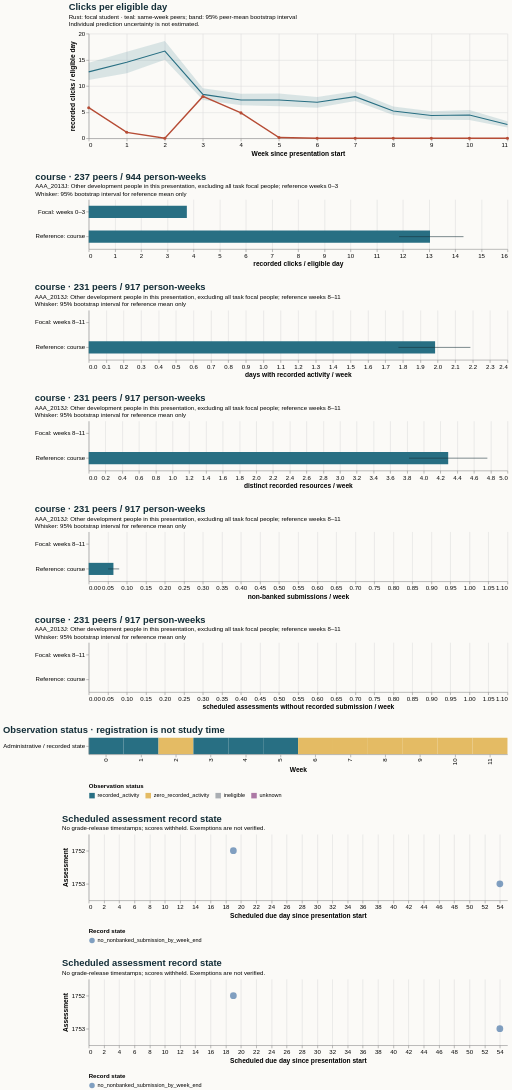

This figure's Vega-Lite source:
### Vega-Lite specification from a JSON file in a GitHub repository (floating-point values rounded to 4 significant figures)
{"$schema": "https://vega.github.io/schema/vega-lite/v5.20.1.json", "config": {"axis": {"labelFontSize": 11, "titleFontSize": 12}, "background": "#fbfaf7", "font": "sans-serif", "title": {"anchor": "start", "color": "#142e38", "fontSize": 17, "subtitleFontSize": 11}, "view": {"continuousHeight": 300, "continuousWidth": 300, "stroke": null}}, "datasets": {"data-02c883b23c8f991b24c7914dbec3bf14": [{"hi": null, "lo": null, "series": "Focal: weeks 8–11", "value": 0.0}, {"hi": 0.08009, "lo": 0.05087, "series": "Reference: course", "value": 0.06494}], "data-770ce5d87c1c8bea199b2664b3a9bcb9": [{"hi": null, "lo": null, "series": "Focal: weeks 8–11", "value": 0.0}, {"hi": 0.0, "lo": 0.0, "series": "Reference: course", "value": 0.0}], "data-a17a5022946fe1000d062ac0a7caebf1": [{"hi": null, "lo": null, "series": "Focal: weeks 8–11", "value": 0.0}, {"hi": 2.187, "lo": 1.775, "series": "Reference: course", "value": 1.985}], "data-bd7a044a8f39783feba48ba4d6f2c555": [{"as_of_day": 20, "assessment_id": 1752, "course": "AAA_2013J", "due_day": 19, "person_id": 268733, "score_status": "withheld_release_time_unknown", "state": "no_nonbanked_submission_by_week_end", "week": 2}, {"as_of_day": 55, "assessment_id": 1753, "course": "AAA_2013J", "due_day": 54, "person_id": 268733, "score_status": "withheld_release_time_unknown", "state": "no_nonbanked_submission_by_week_end", "week": 7}], "data-bf205f6285e8b68a2366a949a394b3f1": [{"hi": null, "lo": null, "series": "Focal: weeks 8–11", "value": 0.0}, {"hi": 4.76, "lo": 3.824, "series": "Reference: course", "value": 4.292}], "data-c316073de0fedec758b9fa40da92213d": [{"eligible_days": 7.0, "end_day": 6, "logging_completeness": "unknown", "observation_status": "recorded_activity", "row": "Administrative / recorded state", "score_status": "withheld_release_time_unknown", "start_day": 0, "value": 5.857, "week": 0}, {"eligible_days": 7.0, "end_day": 13, "logging_completeness": "unknown", "observation_status": "recorded_activity", "row": "Administrative / recorded state", "score_status": "withheld_release_time_unknown", "start_day": 7, "value": 1.143, "week": 1}, {"eligible_days": 7.0, "end_day": 20, "logging_completeness": "unknown", "observation_status": "zero_recorded_activity", "row": "Administrative / recorded state", "score_status": "withheld_release_time_unknown", "start_day": 14, "value": 0.0, "week": 2}, {"eligible_days": 7.0, "end_day": 27, "logging_completeness": "unknown", "observation_status": "recorded_activity", "row": "Administrative / recorded state", "score_status": "withheld_release_time_unknown", "start_day": 21, "value": 8.0, "week": 3}, {"eligible_days": 7.0, "end_day": 34, "logging_completeness": "unknown", "observation_status": "recorded_activity", "row": "Administrative / recorded state", "score_status": "withheld_release_time_unknown", "start_day": 28, "value": 4.857, "week": 4}, {"eligible_days": 7.0, "end_day": 41, "logging_completeness": "unknown", "observation_status": "recorded_activity", "row": "Administrative / recorded state", "score_status": "withheld_release_time_unknown", "start_day": 35, "value": 0.1429, "week": 5}, {"eligible_days": 7.0, "end_day": 48, "logging_completeness": "unknown", "observation_status": "zero_recorded_activity", "row": "Administrative / recorded state", "score_status": "withheld_release_time_unknown", "start_day": 42, "value": 0.0, "week": 6}, {"eligible_days": 7.0, "end_day": 55, "logging_completeness": "unknown", "observation_status": "zero_recorded_activity", "row": "Administrative / recorded state", "score_status": "withheld_release_time_unknown", "start_day": 49, "value": 0.0, "week": 7}, {"eligible_days": 7.0, "end_day": 62, "logging_completeness": "unknown", "observation_status": "zero_recorded_activity", "row": "Administrative / recorded state", "score_status": "withheld_release_time_unknown", "start_day": 56, "value": 0.0, "week": 8}, {"eligible_days": 7.0, "end_day": 69, "logging_completeness": "unknown", "observation_status": "zero_recorded_activity", "row": "Administrative / recorded state", "score_status": "withheld_release_time_unknown", "start_day": 63, "value": 0.0, "week": 9}, {"eligible_days": 7.0, "end_day": 76, "logging_completeness": "unknown", "observation_status": "zero_recorded_activity", "row": "Administrative / recorded state", "score_status": "withheld_release_time_unknown", "start_day": 70, "value": 0.0, "week": 10}, {"eligible_days": 7.0, "end_day": 83, "logging_completeness": "unknown", "observation_status": "zero_recorded_activity", "row": "Administrative / recorded state", "score_status": "withheld_release_time_unknown", "start_day": 77, "value": 0.0, "week": 11}], "data-da2fb3eaa91b3e9a2c81e2ef1ddee96a": [{"end_day": 6, "focal_value": 5.857, "peer_ci_high": 14.43, "peer_ci_low": 11.13, "peer_mean": 12.69, "peer_observations": 237, "peer_people": 237, "reference": "course", "unit": "recorded clicks / eligible day", "week": 0}, {"end_day": 13, "focal_value": 1.143, "peer_ci_high": 16.54, "peer_ci_low": 12.43, "peer_mean": 14.52, "peer_observations": 237, "peer_people": 237, "reference": "course", "unit": "recorded clicks / eligible day", "week": 1}, {"end_day": 20, "focal_value": 0.0, "peer_ci_high": 18.6, "peer_ci_low": 14.99, "peer_mean": 16.66, "peer_observations": 235, "peer_people": 235, "reference": "course", "unit": "recorded clicks / eligible day", "week": 2}, {"end_day": 27, "focal_value": 8.0, "peer_ci_high": 9.556, "peer_ci_low": 7.324, "peer_mean": 8.392, "peer_observations": 235, "peer_people": 235, "reference": "course", "unit": "recorded clicks / eligible day", "week": 3}, {"end_day": 34, "focal_value": 4.857, "peer_ci_high": 8.491, "peer_ci_low": 6.302, "peer_mean": 7.32, "peer_observations": 233, "peer_people": 233, "reference": "course", "unit": "recorded clicks / eligible day", "week": 4}, {"end_day": 41, "focal_value": 0.1429, "peer_ci_high": 8.553, "peer_ci_low": 6.124, "peer_mean": 7.327, "peer_observations": 232, "peer_people": 232, "reference": "course", "unit": "recorded clicks / eligible day", "week": 5}, {"end_day": 48, "focal_value": 0.0, "peer_ci_high": 7.871, "peer_ci_low": 5.823, "peer_mean": 6.876, "peer_observations": 232, "peer_people": 232, "reference": "course", "unit": "recorded clicks / eligible day", "week": 6}, {"end_day": 55, "focal_value": 0.0, "peer_ci_high": 8.992, "peer_ci_low": 7.102, "peer_mean": 7.954, "peer_observations": 232, "peer_people": 232, "reference": "course", "unit": "recorded clicks / eligible day", "week": 7}, {"end_day": 62, "focal_value": 0.0, "peer_ci_high": 6.093, "peer_ci_low": 4.447, "peer_mean": 5.221, "peer_observations": 231, "peer_people": 231, "reference": "course", "unit": "recorded clicks / eligible day", "week": 8}, {"end_day": 69, "focal_value": 0.0, "peer_ci_high": 5.178, "peer_ci_low": 3.565, "peer_mean": 4.344, "peer_observations": 230, "peer_people": 230, "reference": "course", "unit": "recorded clicks / eligible day", "week": 9}, {"end_day": 76, "focal_value": 0.0, "peer_ci_high": 5.418, "peer_ci_low": 3.501, "peer_mean": 4.438, "peer_observations": 229, "peer_people": 229, "reference": "course", "unit": "recorded clicks / eligible day", "week": 10}, {"end_day": 83, "focal_value": 0.0, "peer_ci_high": 3.249, "peer_ci_low": 2.071, "peer_mean": 2.636, "peer_observations": 227, "peer_people": 227, "reference": "course", "unit": "recorded clicks / eligible day", "week": 11}], "data-ec42d09924ba0c1c580ca3f4f554cb55": [{"hi": null, "lo": null, "series": "Focal: weeks 0–3", "value": 3.75}, {"hi": 14.32, "lo": 11.86, "series": "Reference: course", "value": 13.04}]}, "resolve": {"scale": {"color": "independent"}}, "spacing": 28, "vconcat": [{"data": {"name": "data-da2fb3eaa91b3e9a2c81e2ef1ddee96a"}, "height": 190, "layer": [{"encoding": {"x": {"axis": {"tickMinStep": 1}, "field": "week", "title": "Week since presentation start", "type": "quantitative"}, "y": {"field": "peer_ci_low", "scale": {"zero": true}, "title": "recorded clicks / eligible day", "type": "quantitative"}, "y2": {"field": "peer_ci_high"}}, "mark": {"color": "#286f83", "opacity": 0.16, "type": "area"}}, {"encoding": {"tooltip": [{"field": "week", "type": "quantitative"}, {"field": "peer_mean", "type": "quantitative"}, {"field": "peer_people", "type": "quantitative"}, {"field": "peer_observations", "type": "quantitative"}], "x": {"field": "week", "type": "quantitative"}, "y": {"field": "peer_mean", "type": "quantitative"}}, "mark": {"color": "#286f83", "strokeWidth": 2, "type": "line"}}, {"encoding": {"tooltip": [{"field": "week", "type": "quantitative"}, {"field": "focal_value", "type": "quantitative"}], "x": {"field": "week", "type": "quantitative"}, "y": {"field": "focal_value", "type": "quantitative"}}, "mark": {"color": "#b64c35", "point": {"color": "#b64c35"}, "strokeWidth": 2.5, "type": "line"}}], "title": {"subtitle": ["Rust: focal student · teal: same-week peers; band: 95% peer-mean bootstrap interval", "Individual prediction uncertainty is not estimated."], "text": "Clicks per eligible day"}, "width": 760}, {"data": {"name": "data-ec42d09924ba0c1c580ca3f4f554cb55"}, "height": 90, "layer": [{"encoding": {"x": {"field": "value", "scale": {"domain": [0, 15.04], "zero": true}, "title": "recorded clicks / eligible day", "type": "quantitative"}, "y": {"field": "series", "sort": null, "title": null, "type": "nominal"}}, "mark": {"color": "#286f83", "size": 22, "type": "bar"}}, {"encoding": {"x": {"field": "lo", "type": "quantitative"}, "x2": {"field": "hi"}, "y": {"field": "series", "sort": null, "title": null, "type": "nominal"}}, "mark": {"color": "#142e38", "type": "rule"}}], "title": {"subtitle": ["AAA_2013J: Other development people in this presentation, excluding all task focal people; reference weeks 0–3", "Whisker: 95% bootstrap interval for reference mean only"], "text": "course · 237 peers / 944 person-weeks"}, "width": 760}, {"data": {"name": "data-a17a5022946fe1000d062ac0a7caebf1"}, "height": 90, "layer": [{"encoding": {"x": {"field": "value", "scale": {"domain": [0, 2.297], "zero": true}, "title": "days with recorded activity / week", "type": "quantitative"}, "y": {"field": "series", "sort": null, "title": null, "type": "nominal"}}, "mark": {"color": "#286f83", "size": 22, "type": "bar"}}, {"encoding": {"x": {"field": "lo", "type": "quantitative"}, "x2": {"field": "hi"}, "y": {"field": "series", "sort": null, "title": null, "type": "nominal"}}, "mark": {"color": "#142e38", "type": "rule"}}], "title": {"subtitle": ["AAA_2013J: Other development people in this presentation, excluding all task focal people; reference weeks 8–11", "Whisker: 95% bootstrap interval for reference mean only"], "text": "course · 231 peers / 917 person-weeks"}, "width": 760}, {"data": {"name": "data-bf205f6285e8b68a2366a949a394b3f1"}, "height": 90, "layer": [{"encoding": {"x": {"field": "value", "scale": {"domain": [0, 4.998], "zero": true}, "title": "distinct recorded resources / week", "type": "quantitative"}, "y": {"field": "series", "sort": null, "title": null, "type": "nominal"}}, "mark": {"color": "#286f83", "size": 22, "type": "bar"}}, {"encoding": {"x": {"field": "lo", "type": "quantitative"}, "x2": {"field": "hi"}, "y": {"field": "series", "sort": null, "title": null, "type": "nominal"}}, "mark": {"color": "#142e38", "type": "rule"}}], "title": {"subtitle": ["AAA_2013J: Other development people in this presentation, excluding all task focal people; reference weeks 8–11", "Whisker: 95% bootstrap interval for reference mean only"], "text": "course · 231 peers / 917 person-weeks"}, "width": 760}, {"data": {"name": "data-02c883b23c8f991b24c7914dbec3bf14"}, "height": 90, "layer": [{"encoding": {"x": {"field": "value", "scale": {"domain": [0, 1.05], "zero": true}, "title": "non-banked submissions / week", "type": "quantitative"}, "y": {"field": "series", "sort": null, "title": null, "type": "nominal"}}, "mark": {"color": "#286f83", "size": 22, "type": "bar"}}, {"encoding": {"x": {"field": "lo", "type": "quantitative"}, "x2": {"field": "hi"}, "y": {"field": "series", "sort": null, "title": null, "type": "nominal"}}, "mark": {"color": "#142e38", "type": "rule"}}], "title": {"subtitle": ["AAA_2013J: Other development people in this presentation, excluding all task focal people; reference weeks 8–11", "Whisker: 95% bootstrap interval for reference mean only"], "text": "course · 231 peers / 917 person-weeks"}, "width": 760}, {"data": {"name": "data-770ce5d87c1c8bea199b2664b3a9bcb9"}, "height": 90, "layer": [{"encoding": {"x": {"field": "value", "scale": {"domain": [0, 1.05], "zero": true}, "title": "scheduled assessments without recorded submission / week", "type": "quantitative"}, "y": {"field": "series", "sort": null, "title": null, "type": "nominal"}}, "mark": {"color": "#286f83", "size": 22, "type": "bar"}}, {"encoding": {"x": {"field": "lo", "type": "quantitative"}, "x2": {"field": "hi"}, "y": {"field": "series", "sort": null, "title": null, "type": "nominal"}}, "mark": {"color": "#142e38", "type": "rule"}}], "title": {"subtitle": ["AAA_2013J: Other development people in this presentation, excluding all task focal people; reference weeks 8–11", "Whisker: 95% bootstrap interval for reference mean only"], "text": "course · 231 peers / 917 person-weeks"}, "width": 760}, {"data": {"name": "data-c316073de0fedec758b9fa40da92213d"}, "encoding": {"color": {"field": "observation_status", "legend": {"labelLimit": 260, "orient": "bottom"}, "scale": {"domain": ["recorded_activity", "zero_recorded_activity", "ineligible", "unknown"], "range": ["#286f83", "#e4bb64", "#aaaeb3", "#ac78a5"]}, "title": "Observation status", "type": "nominal"}, "tooltip": [{"field": "week", "type": "quantitative"}, {"field": "eligible_days", "type": "quantitative"}, {"field": "observation_status", "type": "nominal"}, {"field": "logging_completeness", "type": "nominal"}], "x": {"field": "week", "title": "Week", "type": "ordinal"}, "y": {"field": "row", "title": null, "type": "nominal"}}, "height": 30, "mark": {"type": "rect"}, "title": "Observation status · registration is not study time", "width": 760}, {"data": {"name": "data-bd7a044a8f39783feba48ba4d6f2c555"}, "encoding": {"color": {"field": "state", "legend": {"labelLimit": 400, "orient": "bottom"}, "title": "Record state", "type": "nominal"}, "tooltip": [{"field": "assessment_id", "type": "quantitative"}, {"field": "due_day", "type": "quantitative"}, {"field": "as_of_day", "type": "quantitative"}, {"field": "state", "type": "nominal"}, {"field": "score_status", "type": "nominal"}], "x": {"field": "due_day", "title": "Scheduled due day since presentation start", "type": "quantitative"}, "y": {"field": "assessment_id", "title": "Assessment", "type": "nominal"}}, "height": 120, "mark": {"filled": true, "size": 150, "type": "point"}, "title": {"subtitle": "No grade-release timestamps; scores withheld. Exemptions are not verified.", "text": "Scheduled assessment record state"}, "width": 760}, {"data": {"name": "data-bd7a044a8f39783feba48ba4d6f2c555"}, "encoding": {"color": {"field": "state", "legend": {"labelLimit": 400, "orient": "bottom"}, "title": "Record state", "type": "nominal"}, "tooltip": [{"field": "assessment_id", "type": "quantitative"}, {"field": "due_day", "type": "quantitative"}, {"field": "as_of_day", "type": "quantitative"}, {"field": "state", "type": "nominal"}, {"field": "score_status", "type": "nominal"}], "x": {"field": "due_day", "title": "Scheduled due day since presentation start", "type": "quantitative"}, "y": {"field": "assessment_id", "title": "Assessment", "type": "nominal"}}, "height": 120, "mark": {"filled": true, "size": 150, "type": "point"}, "title": {"subtitle": "No grade-release timestamps; scores withheld. Exemptions are not verified.", "text": "Scheduled assessment record state"}, "width": 760}]}
